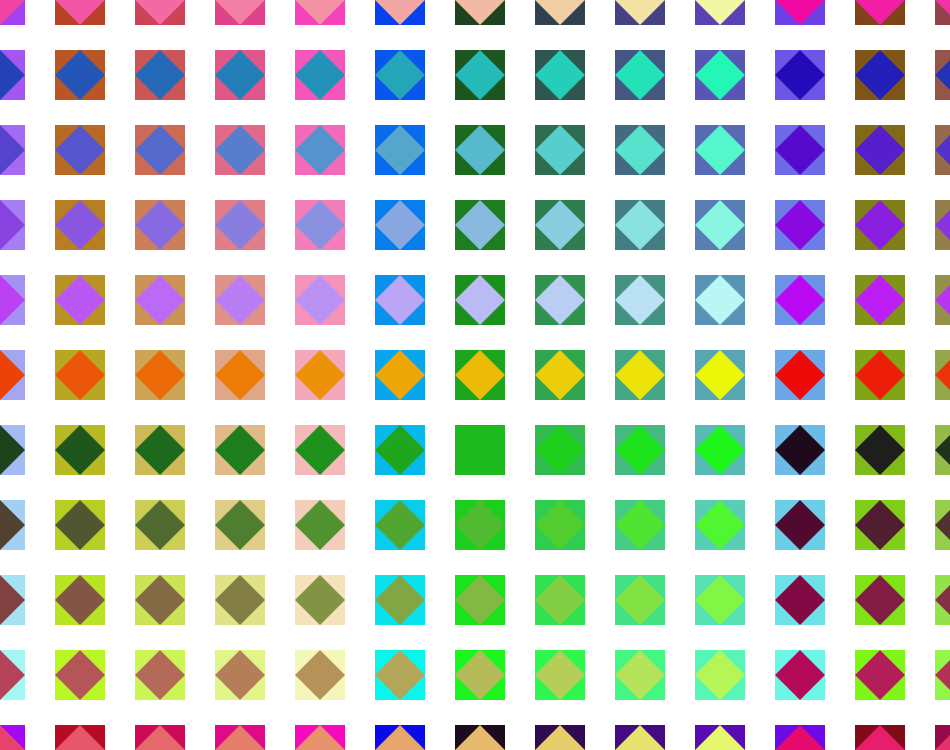
Frame 1 (no input)
Frame 60 (the mouse pressed at the canvas centre just before this capture): identical to frame 1, image omitted
Frame 120 (the mouse held since frame 60 and released just before this capture): identical to frame 1, image omitted

The Processing sketch that drew this single still picture (run headless with seeded random() and noise(); from frame 60 on, the mouse is pressed at the canvas centre):

// Processing sketch: HW01_2
// ── HW01_2.pde
int x = 0, y = 0;
int tmpR = (int)random(255);
int tmpG = (int)random(255);
int tmpB = (int)random(255);

void setup(){
  size(950, 750);
  background(255);
  ellipseMode(CENTER);
  rectMode(CENTER);
  noStroke();
}

void draw(){
  for(int i = 0; i <= 100 ; i++){
    for(int j = 0; j <= 100; j++){
      fill((tmpR+i*20)%256, (tmpG+j*20)%256, (tmpB+i*50)%256);
      rect(i*100*0.8, j*100*0.75, 50, 50);
      pushMatrix();
      fill((tmpB+j*50)%256, (tmpG+i*20)%256, (tmpR+j*20)%256);
      translate(i*100*0.8, j*100*0.75);
      rotate(PI/4);
      rect(0, 0, sqrt(2*25*25), sqrt(2*25*25));
      popMatrix();
    }
  }
}
